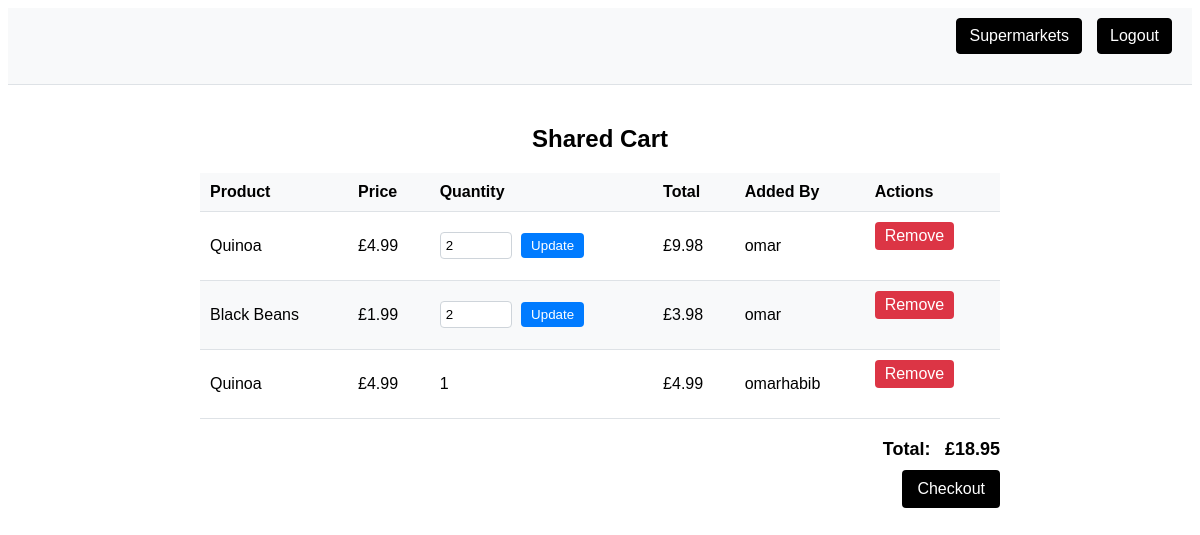
The page /cart/ (signed in) on the database as committed earlier.
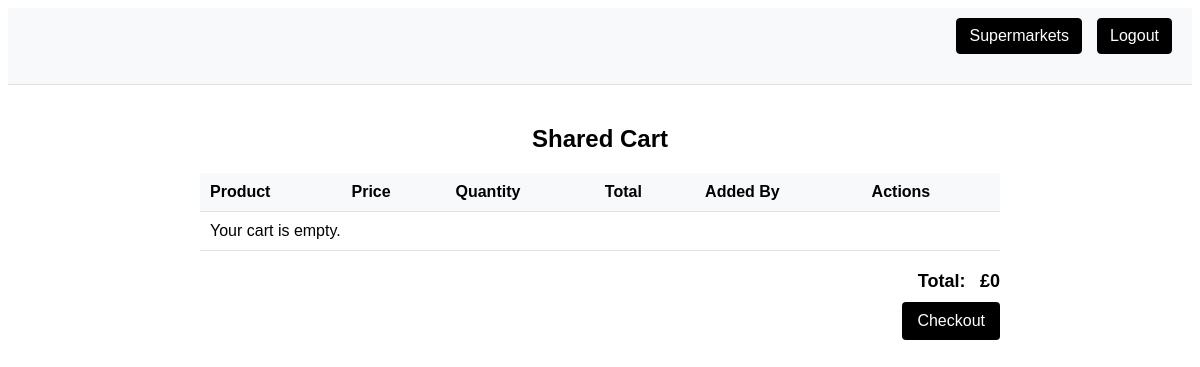
The same page on the database as committed later.
### cartapp/models.py (models this page shows, shortened)
class CartItem(models.Model):
    cart = models.ForeignKey(Cart, on_delete=models.CASCADE, related_name='items')
    product = models.ForeignKey(Product, on_delete=models.CASCADE)
    quantity = models.PositiveIntegerField(default=1)
    added_by = models.ForeignKey(User, on_delete=models.CASCADE, null=True, blank=True)  # Made nullable
    @property
    def total_price(self):
        return self.product.price * self.quantity

class Product(models.Model):
    name = models.CharField(max_length=255)
    price = models.DecimalField(max_digits=6, decimal_places=2)
    category = models.CharField(max_length=100)
    calories = models.IntegerField(default=0)
    protein = models.DecimalField(max_digits=5, decimal_places=2)
    carbohydrates = models.FloatField()
    fat = models.FloatField()
    is_healthy = models.BooleanField(default=False)
    health_score = models.IntegerField(default=50)
    image = models.CharField(max_length=255, default="images/products/AlmondMilk.jpeg")
    supermarket = models.ForeignKey(Supermarket, on_delete=models.CASCADE, related_name='grocery_items')

### cartapp/views.py (the view)
# urls.py: path('cart/', views.shared_cart, name='shared_cart'),
@login_required(login_url='login')
def shared_cart(request):
    logger.info('Accessed shared_cart view')
    try:
        cart, created = Cart.objects.get_or_create(name='Shared Cart')
        cart.users.add(request.user)
        total_price = sum(item.total_price for item in cart.items.all())
        context = {'cart': cart, 'total_price': total_price}
        return render(request, 'shared_cart.html', context)
    except Exception as e:
        logger.error(f'Error in shared_cart view: {e}')
        return render(request, 'error.html', {'message': 'An error occurred.'})

### cartapp/templates/shared_cart.html (shortened to what this page needs)
{% extends "base.html" %}
{% block content %}
{% load static %}
<!DOCTYPE html>
<html lang="en">
<head>
</head>
<body>
    <div class="container">
        <h2>Shared Cart</h2>
        <table>
            <thead>
                <tr>
                    <th>Product</th>
                    <th>Price</th>
                    <th>Quantity</th>
                    <th>Total</th>
                    <th>Added By</th>
                    <th>Actions</th>
                </tr>
            </thead>
            <tbody>
                {% for item in cart.items.all %}
                <tr>
                    <td>{{ item.product.name }}</td>
                    <td>£{{ item.product.price }}</td>
                    <td>
                        {% if request.user == item.added_by %}
                            <form method="post" action="{% url 'update_quantity' item.id %}">
                                <input type="number" name="quantity" value="{{ item.quantity }}" min="1">
                                <button type="submit">Update</button>
                            </form>
                        {% else %}
                            {{ item.quantity }}
                        {% endif %}
                    </td>
                    <td>£{{ item.total_price }}</td>
                    <td>{{ item.added_by.username }}</td>
                    <td>
                        <a href="{% url 'remove_from_cart' item.id %}" class="remove-btn">Remove</a>
                    </td>
                </tr>
                {% empty %}
                <tr>
                    <td colspan="6">Your cart is empty.</td>
                </tr>
                {% endfor %}
            </tbody>
        </table>
        <div class="summary">
            <div>
                <span>Total:</span>
                <span>£{{ total_price }}</span>
            </div>
            <a href="{% url 'checkout' %}" class="place-order">Checkout</a>
        </div>
    </div>
</body>
</html>
{% endblock %}

Rows that differ between the two databases and show on the page:
removed CartItem: product.name "Quinoa", product.price "4.99", quantity "2", total_price "9.98", added_by.username "omar"
removed CartItem: product.name "Black Beans", product.price "1.99", quantity "2", total_price "3.98", added_by.username "omar"
removed CartItem: product.name "Quinoa", product.price "4.99", quantity "1", total_price "4.99", added_by.username "omarhabib"
Other text that changed with them:
{{ total_price }}: "18.95" → "0"
text now shown: "Your cart is empty."
